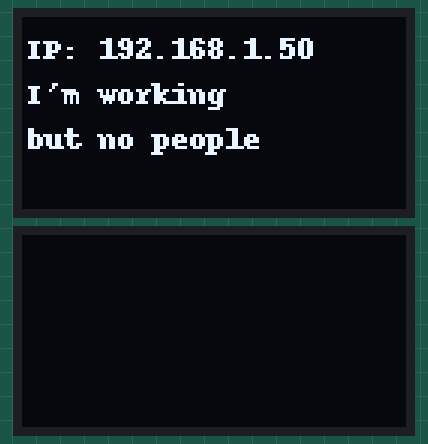
Recording of a program running on a simulated Raspberry Pi (BCM pin numbers). On the bench: 2 × 128×64 one-colour display. The clock reads 2024-03-15 10:24:30 at power-on unless the program sets it.

Above: at 0.3 s.
At 1.4 s:
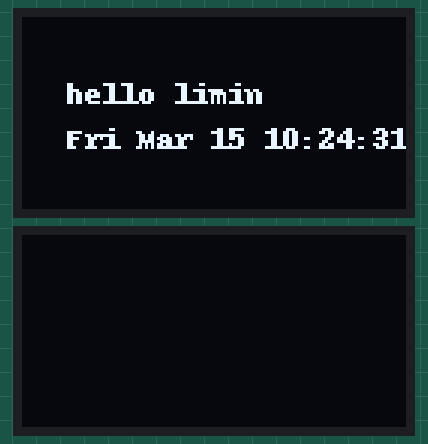
At 9.8 s:
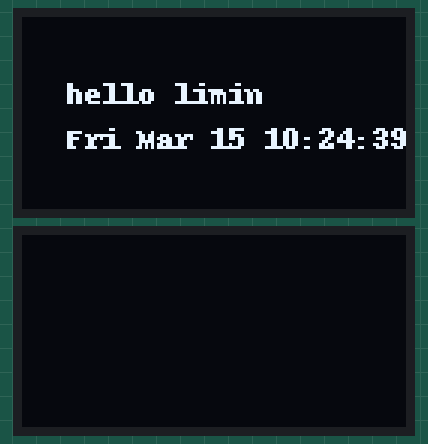
At 18.2 s:
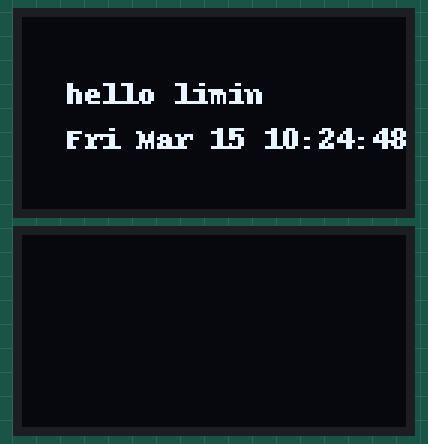
At 26.6 s:
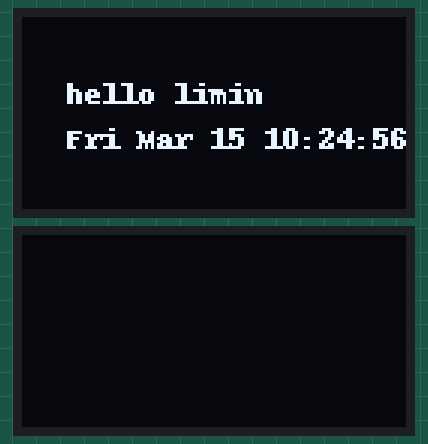
At 35.0 s:
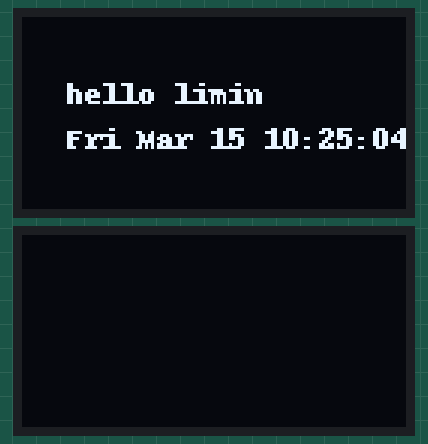

Measured:
- what the display in image 0 shows lasts 1.1 s, from 0.3 s to 1.4 s
- what the display in image 1 shows lasts 3.1 s, from 1.4 s to 4.5 s

The program:

oled_test.py
```python
# oled2.py
from luma.core.interface.serial import i2c, spi
from luma.core.render import canvas
from luma.oled.device import ssd1306, ssd1325, ssd1331, sh1106
import time
import socket
import fcntl
import struct

serial = i2c(port=1, address=0x3C)
oled = sh1106(serial)


def getIP(ifname):
    s = socket.socket(socket.AF_INET, socket.SOCK_DGRAM)
    return socket.inet_ntoa(fcntl.ioctl(
        s.fileno(),
        0x8915,  # SIOCGIFADDR
        struct.pack('256s', ifname[:15].encode('utf-8'))
    )[20:24])

def get_host_ip():
    """
    查询本机ip地址
    :return:
    """
    try:
        s=socket.socket(socket.AF_INET,socket.SOCK_DGRAM)
        s.connect(('8.8.8.8',80))
        ip=s.getsockname()[0]
    finally:
        s.close()

    return ip


def oledIP():
    with canvas(oled) as draw:
        draw.text((2, 5), "IP: " +  get_host_ip() + '\n' + "I'm working\nbut no people", fill=255)


def oledinit():
    serial = i2c(port=1, address=0x3C)
    oled = sh1106(serial)


def oleddisplay(In, x, y):
    with canvas(oled) as draw:
        # draw.rectangle(device.bounding_box, outline="white", fill="black")
        draw.text((x, y), In, fill="white")

'''
if __name__ == "__main__":
    oledinit()
    # oledIP()
    In = "hello "
    oleddisplay(In, 15, 20)
    '''
if __name__ == "__main__":
    oledinit()
    i=10
    while (i>0):
        i-=1
        oledIP()
        time.sleep(1.0)
        localtime = time.asctime(time.localtime(time.time()))
        In = "hello limin " + "\n" + localtime
        oleddisplay(In, 15, 20)
        time.sleep(3.0)
```
